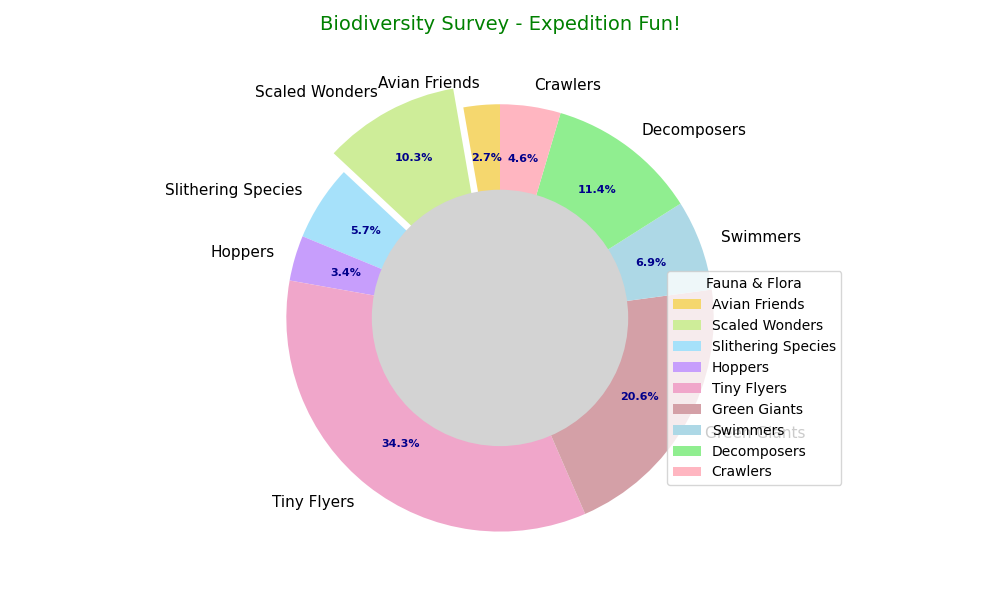

Recreate this plot in Python.
import matplotlib.pyplot as plt
import numpy as np

species_categories = [
    'Avian Friends', 'Scaled Wonders', 'Slithering Species', 'Hoppers', 
    'Tiny Flyers', 'Green Giants', 'Swimmers', 'Decomposers', 'Crawlers'
]
species_count = [12, 45, 25, 15, 150, 90, 30, 50, 20]
colors = ['#f5d76e', '#ceed99', '#a6e1fa', '#c79efc', '#f0a6ca', '#d4a0a7', 
          '#add8e6', '#90ee90', '#ffb6c1']

explode = (0, 0.1, 0, 0, 0, 0, 0, 0, 0)

fig, ax = plt.subplots(figsize=(10, 6))
wedges, texts, autotexts = ax.pie(species_count, labels=species_categories, autopct='%1.1f%%',
                                  startangle=90, colors=colors, explode=explode, pctdistance=0.75)

for text in texts:
    text.set_fontsize(11)
    text.set_weight('normal')
    
for autotext in autotexts:
    autotext.set_fontsize(8)
    autotext.set_color('darkblue')
    autotext.set_weight('bold')

centre_circle = plt.Circle((0, 0), 0.60, fc='lightgray')
fig.gca().add_artist(centre_circle)

plt.title("Biodiversity Survey - Expedition Fun!", fontsize=14, fontweight='normal', color='green', pad=15)
plt.legend(wedges, species_categories, title="Fauna & Flora", loc="upper left", bbox_to_anchor=(0.8, 0.6), shadow=False)

plt.grid(axis='y', linestyle='--', linewidth=0.7)

plt.tight_layout()
plt.show()
